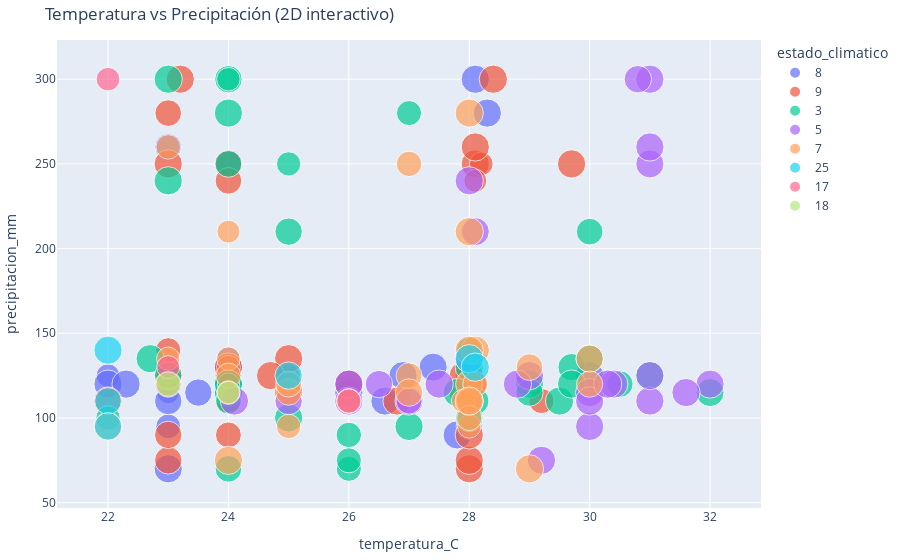

Notebook code cell kept with this figure:
### Code cell
# Celda 17 (reemplazo): Visualización 2D interactiva (no 3D)
import plotly.express as px

# elegir dataframe disponible
if 'df_vis' in globals():
    df_plot = df_vis.copy()
elif 'df' in globals():
    df_plot = df.copy()
elif 'bd_inundacion' in globals():
    df_plot = bd_inundacion.copy()
else:
    raise NameError("No hay dataframe disponible (df_vis, df o bd_inundacion).")

# columnas objetivo (usar cols si existe)
cols_obj = globals().get('cols', ['precipitacion_mm', 'indice_humedad', 'estado_climatico', 'temperatura_C'])
cols_exist = [c for c in cols_obj if c in df_plot.columns]
if len(cols_exist) < 2:
    raise ValueError(f"Se necesitan al menos dos columnas entre: {cols_obj}")

# asignar ejes y estética
x = 'temperatura_C' if 'temperatura_C' in cols_exist else cols_exist[0]
y = 'precipitacion_mm' if 'precipitacion_mm' in cols_exist else (cols_exist[1] if len(cols_exist) > 1 else cols_exist[0])
color = 'estado_climatico' if 'estado_climatico' in cols_exist else None
size = 'indice_humedad' if 'indice_humedad' in cols_exist else None

# si estado_climatico tiene pocos valores, tratar como categórico (mejor para colores discretos)
if color is not None and df_plot[color].nunique() <= 12:
    df_plot[color] = df_plot[color].astype(str)
    color_seq = globals().get('color_kwargs', {}).get('color_discrete_sequence', px.colors.qualitative.Plotly)
else:
    color_seq = None

px_kwargs = {
    'data_frame': df_plot,
    'x': x,
    'y': y,
    'hover_data': cols_exist,
    'title': "Temperatura vs Precipitación (2D interactivo)"
}
if color is not None:
    px_kwargs['color'] = color
    if color_seq is not None:
        px_kwargs['color_discrete_sequence'] = color_seq
if size is not None:
    px_kwargs['size'] = size

fig = px.scatter(**px_kwargs)
fig.update_layout(margin=dict(l=10, r=10, t=40, b=10))
fig.show()

### Figure 1 — Plotly figure (JSON) as saved in the notebook; plotly's stock layout.template omitted (floating-point values rounded to 4 significant figures)
{"data": [{"customdata": [[100, "8"], [100, "8"], [86, "8"], [84, "8"], [74, "8"], [89, "8"], [100, "8"], [100, "8"], [86, "8"], [69, "8"], [62, "8"], [59, "8"], [89, "8"], [94, "8"], [94, "8"], [100, "8"], [70, "8"], [100, "8"], [84, "8"], [70, "8"], [100, "8"], [94, "8"], [100, "8"], [100, "8"], [99, "8"], [77, "8"], [94, "8"], [100, "8"], [100, "8"], [99, "8"], [70, "8"], [91, "8"], [100, "8"], [100, "8"], [100, "8"]], "hovertemplate": "estado_climatico=%{customdata[1]}<br>temperatura_C=%{x}<br>precipitacion_mm=%{y}<br>indice_humedad=%{customdata[0]}<extra></extra>", "legendgroup": "8", "marker": {"color": "#636EFA", "size": [100.0, 100.0, 86.0, 84.0, 74.0, 89.0, 100.0, 100.0, 86.0, 69.0, 62.0, 59.0, 89.0, 94.0, 94.0, 100.0, 70.0, 100.0, 84.0, 70.0, 100.0, 94.0, 100.0, 100.0, 99.0, 77.0, 94.0, 100.0, 100.0, 99.0, 70.0, 91.0, 100.0, 100.0, 100.0], "sizemode": "area", "sizeref": 0.25, "symbol": "circle"}, "mode": "markers", "name": "8", "orientation": "v", "showlegend": true, "type": "scatter", "x": [27.8, 28.1, 28.0, 28.0, 28.1, 28.0, 28.0, 28.3, 28.0, 23.0, 23.0, 23.0, 23.0, 23.0, 23.5, 26.9, 22.0, 22.0, 28.0, 25.0, 24.0, 24.0, 26.0, 26.0, 27.4, 23.0, 23.0, 23.0, 26.6, 30.0, 24.0, 24.0, 24.0, 22.3, 24.0], "xaxis": "x", "y": [90, 300, 110, 125, 120, 115, 120, 280, 95, 125, 115, 120, 260, 120, 115, 125, 125, 120, 120, 120, 250, 120, 115, 120, 130, 95, 110, 70, 110, 125, 135, 125, 115, 120, 130], "yaxis": "y"}, {"customdata": [[100, "9"], [100, "9"], [100, "9"], [75, "9"], [70, "9"], [66, "9"], [70, "9"], [100, "9"], [100, "9"], [100, "9"], [100, "9"], [100, "9"], [100, "9"], [66, "9"], [79, "9"], [79, "9"], [84, "9"], [68, "9"], [79, "9"], [89, "9"], [94, "9"], [100, "9"], [63, "9"], [70, "9"], [94, "9"], [100, "9"], [100, "9"], [100, "9"], [100, "9"], [100, "9"], [70, "9"], [72, "9"], [100, "9"], [100, "9"], [100, "9"], [100, "9"], [74, "9"], [74, "9"], [89, "9"], [89, "9"], [94, "9"], [100, "9"], [100, "9"], [100, "9"], [100, "9"], [70, "9"]], "hovertemplate": "estado_climatico=%{customdata[1]}<br>temperatura_C=%{x}<br>precipitacion_mm=%{y}<br>indice_humedad=%{customdata[0]}<extra></extra>", "legendgroup": "9", "marker": {"color": "#EF553B", "size": [100.0, 100.0, 100.0, 75.0, 70.0, 66.0, 70.0, 100.0, 100.0, 100.0, 100.0, 100.0, 100.0, 66.0, 79.0, 79.0, 84.0, 68.0, 79.0, 89.0, 94.0, 100.0, 63.0, 70.0, 94.0, 100.0, 100.0, 100.0, 100.0, 100.0, 70.0, 72.0, 100.0, 100.0, 100.0, 100.0, 74.0, 74.0, 89.0, 89.0, 94.0, 100.0, 100.0, 100.0, 100.0, 70.0], "sizemode": "area", "sizeref": 0.25, "symbol": "circle"}, "mode": "markers", "name": "9", "orientation": "v", "showlegend": true, "type": "scatter", "x": [28.0, 28.1, 28.0, 28.0, 28.2, 28.1, 28.0, 28.0, 27.9, 28.0, 28.1, 27.9, 28.4, 28.1, 28.0, 29.2, 24.0, 23.0, 23.0, 23.0, 23.0, 23.0, 24.0, 24.0, 24.0, 22.0, 26.0, 26.8, 28.0, 29.7, 25.0, 25.0, 25.0, 25.0, 24.0, 24.7, 25.0, 24.0, 24.0, 24.0, 23.0, 23.0, 23.2, 24.0, 25.0, 24.0], "xaxis": "x", "y": [70, 250, 120, 115, 250, 120, 125, 125, 115, 75, 260, 125, 300, 240, 120, 110, 90, 130, 140, 280, 75, 125, 110, 110, 250, 110, 120, 110, 90, 250, 125, 115, 115, 135, 130, 125, 120, 110, 240, 120, 90, 250, 300, 120, 115, 130], "yaxis": "y"}, {"customdata": [[100, "3"], [94, "3"], [100, "3"], [94, "3"], [89, "3"], [89, "3"], [94, "3"], [100, "3"], [100, "3"], [94, "3"], [100, "3"], [100, "3"], [100, "3"], [100, "3"], [100, "3"], [100, "3"], [100, "3"], [81, "3"], [79, "3"], [74, "3"], [69, "3"], [62, "3"], [84, "3"], [94, "3"], [94, "3"], [94, "3"], [100, "3"], [98, "3"], [89, "3"], [83, "3"], [79, "3"], [79, "3"], [75, "3"], [100, "3"], [89, "3"], [94, "3"], [100, "3"], [100, "3"]], "hovertemplate": "estado_climatico=%{customdata[1]}<br>temperatura_C=%{x}<br>precipitacion_mm=%{y}<br>indice_humedad=%{customdata[0]}<extra></extra>", "legendgroup": "3", "marker": {"color": "#00CC96", "size": [100.0, 94.0, 100.0, 94.0, 89.0, 89.0, 94.0, 100.0, 100.0, 94.0, 100.0, 100.0, 100.0, 100.0, 100.0, 100.0, 100.0, 81.0, 79.0, 74.0, 69.0, 62.0, 84.0, 94.0, 94.0, 94.0, 100.0, 98.0, 89.0, 83.0, 79.0, 79.0, 75.0, 100.0, 89.0, 94.0, 100.0, 100.0], "sizemode": "area", "sizeref": 0.25, "symbol": "circle"}, "mode": "markers", "name": "3", "orientation": "v", "showlegend": true, "type": "scatter", "x": [27.8, 28.1, 28.0, 28.0, 24.0, 24.0, 24.0, 24.0, 24.0, 25.0, 23.0, 22.7, 24.0, 25.0, 27.0, 29.0, 29.5, 26.0, 26.0, 25.0, 24.0, 24.0, 24.0, 23.0, 29.0, 29.7, 31.0, 32.0, 30.5, 28.0, 27.0, 26.0, 22.0, 23.0, 30.0, 30.0, 29.7, 24.0], "xaxis": "x", "y": [115, 110, 130, 100, 70, 250, 300, 120, 115, 210, 300, 135, 120, 100, 95, 120, 110, 90, 70, 250, 300, 120, 110, 125, 115, 130, 125, 115, 120, 140, 280, 75, 100, 240, 210, 135, 120, 280], "yaxis": "y"}, {"customdata": [[100, "5"], [98, "5"], [100, "5"], [100, "5"], [94, "5"], [94, "5"], [100, "5"], [100, "5"], [100, "5"], [100, "5"], [99, "5"], [100, "5"], [100, "5"], [100, "5"], [100, "5"], [100, "5"], [84, "5"], [100, "5"], [100, "5"], [99, "5"], [100, "5"], [100, "5"], [100, "5"], [100, "5"], [100, "5"], [94, "5"], [100, "5"], [100, "5"]], "hovertemplate": "estado_climatico=%{customdata[1]}<br>temperatura_C=%{x}<br>precipitacion_mm=%{y}<br>indice_humedad=%{customdata[0]}<extra></extra>", "legendgroup": "5", "marker": {"color": "#AB63FA", "size": [100.0, 98.0, 100.0, 100.0, 94.0, 94.0, 100.0, 100.0, 100.0, 100.0, 99.0, 100.0, 100.0, 100.0, 100.0, 100.0, 84.0, 100.0, 100.0, 99.0, 100.0, 100.0, 100.0, 100.0, 100.0, 94.0, 100.0, 100.0], "sizemode": "area", "sizeref": 0.25, "symbol": "circle"}, "mode": "markers", "name": "5", "orientation": "v", "showlegend": true, "type": "scatter", "x": [28.0, 28.1, 28.0, 24.1, 25.0, 26.5, 27.0, 29.0, 28.8, 30.0, 31.0, 30.4, 26.0, 30.0, 28.0, 27.5, 27.0, 26.0, 31.0, 32.0, 31.6, 31.0, 29.2, 31.0, 31.0, 30.8, 30.0, 30.3], "xaxis": "x", "y": [110, 210, 135, 110, 110, 120, 110, 125, 120, 115, 250, 120, 110, 95, 240, 120, 110, 120, 300, 120, 115, 110, 75, 260, 125, 300, 110, 120], "yaxis": "y"}, {"customdata": [[94, "7"], [100, "7"], [89, "7"], [79, "7"], [70, "7"], [69, "7"], [84, "7"], [81, "7"], [70, "7"], [66, "7"], [84, "7"], [94, "7"], [89, "7"], [75, "7"], [68, "7"], [100, "7"], [100, "7"], [84, "7"], [100, "7"], [100, "7"], [86, "7"], [79, "7"], [79, "7"], [75, "7"], [100, "7"], [100, "7"], [94, "7"], [81, "7"], [84, "7"], [79, "7"], [70, "7"], [100, "7"]], "hovertemplate": "estado_climatico=%{customdata[1]}<br>temperatura_C=%{x}<br>precipitacion_mm=%{y}<br>indice_humedad=%{customdata[0]}<extra></extra>", "legendgroup": "7", "marker": {"color": "#FFA15A", "size": [94.0, 100.0, 89.0, 79.0, 70.0, 69.0, 84.0, 81.0, 70.0, 66.0, 84.0, 94.0, 89.0, 75.0, 68.0, 100.0, 100.0, 84.0, 100.0, 100.0, 86.0, 79.0, 79.0, 75.0, 100.0, 100.0, 94.0, 81.0, 84.0, 79.0, 70.0, 100.0], "sizemode": "area", "sizeref": 0.25, "symbol": "circle"}, "mode": "markers", "name": "7", "orientation": "v", "showlegend": true, "type": "scatter", "x": [28.0, 28.1, 28.0, 28.1, 27.9, 28.0, 27.0, 25.0, 24.0, 24.0, 23.0, 30.0, 29.0, 23.0, 23.0, 22.0, 29.0, 28.0, 28.0, 28.0, 30.0, 28.0, 26.0, 25.0, 28.0, 28.0, 27.0, 27.0, 25.0, 24.0, 24.0, 24.0], "xaxis": "x", "y": [120, 140, 110, 120, 110, 95, 125, 115, 135, 210, 120, 135, 130, 260, 135, 95, 70, 110, 140, 280, 120, 100, 110, 95, 210, 110, 115, 250, 120, 125, 115, 75], "yaxis": "y"}, {"customdata": [[100, "25"], [100, "25"], [89, "25"], [94, "25"], [94, "25"], [100, "25"]], "hovertemplate": "estado_climatico=%{customdata[1]}<br>temperatura_C=%{x}<br>precipitacion_mm=%{y}<br>indice_humedad=%{customdata[0]}<extra></extra>", "legendgroup": "25", "marker": {"color": "#19D3F3", "size": [100.0, 100.0, 89.0, 94.0, 94.0, 100.0], "sizemode": "area", "sizeref": 0.25, "symbol": "circle"}, "mode": "markers", "name": "25", "orientation": "v", "showlegend": true, "type": "scatter", "x": [28.0, 28.1, 22.0, 22.0, 25.0, 22.0], "xaxis": "x", "y": [135, 130, 110, 95, 125, 140], "yaxis": "y"}, {"customdata": [[66, "17"], [70, "17"], [73, "17"]], "hovertemplate": "estado_climatico=%{customdata[1]}<br>temperatura_C=%{x}<br>precipitacion_mm=%{y}<br>indice_humedad=%{customdata[0]}<extra></extra>", "legendgroup": "17", "marker": {"color": "#FF6692", "size": [66.0, 70.0, 73.0], "sizemode": "area", "sizeref": 0.25, "symbol": "circle"}, "mode": "markers", "name": "17", "orientation": "v", "showlegend": true, "type": "scatter", "x": [23.0, 22.0, 26.0], "xaxis": "x", "y": [130, 300, 110], "yaxis": "y"}, {"customdata": [[63, "18"], [75, "18"]], "hovertemplate": "estado_climatico=%{customdata[1]}<br>temperatura_C=%{x}<br>precipitacion_mm=%{y}<br>indice_humedad=%{customdata[0]}<extra></extra>", "legendgroup": "18", "marker": {"color": "#B6E880", "size": [63.0, 75.0], "sizemode": "area", "sizeref": 0.25, "symbol": "circle"}, "mode": "markers", "name": "18", "orientation": "v", "showlegend": true, "type": "scatter", "x": [24.0, 23.0], "xaxis": "x", "y": [115, 120], "yaxis": "y"}], "layout": {"legend": {"itemsizing": "constant", "title": {"text": "estado_climatico"}, "tracegroupgap": 0}, "margin": {"b": 10, "l": 10, "r": 10, "t": 40}, "title": {"text": "Temperatura vs Precipitación (2D interactivo)"}, "xaxis": {"anchor": "y", "domain": [0, 1], "title": {"text": "temperatura_C"}}, "yaxis": {"anchor": "x", "domain": [0, 1], "title": {"text": "precipitacion_mm"}}}}
